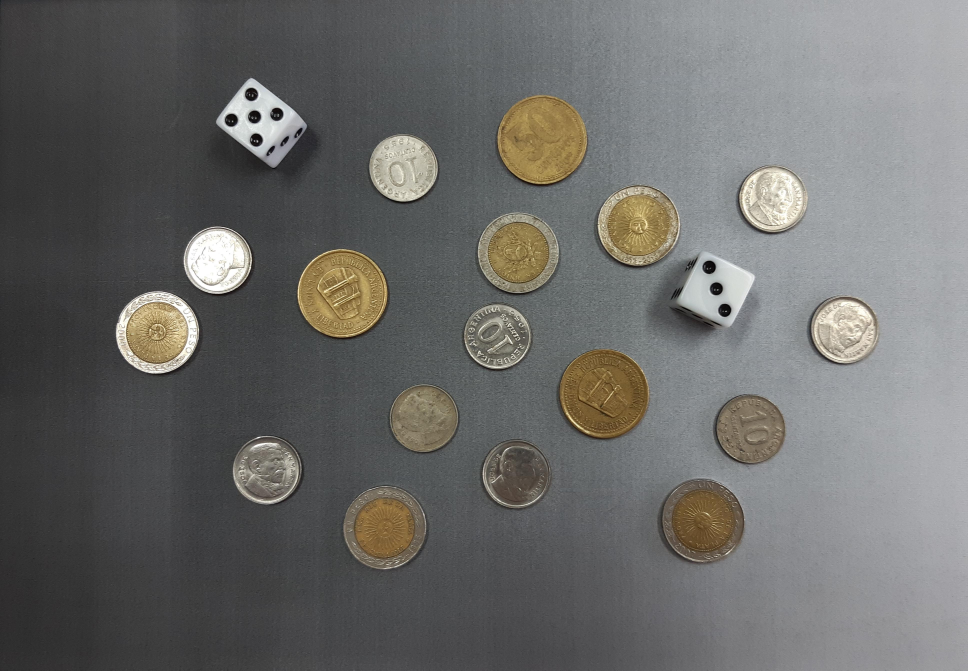
#> input picture monedas.jpg, 3871 x 2681 px (shown at 1/4 size)
$ python problema_1_monedas.py   (older library calls are emulated)
#> lines starting #> are read from the running program, lines starting #| are printed output that depends on the picture; after the words box and inside, x2 and y2 are one past the last pixel; in counts of white or black regions, pixels touching at a corner belong together
import cv2
import numpy as np
import matplotlib.pyplot as plt


# Cargar la imagen
img = cv2.imread("monedas.jpg")
#> img is the input picture: shape (2681, 3871, 3); mean B, G, R 105.5, 107.4, 107.5

# Verificar que se haya cargado correctamente
if img is None:
    print("Error: no se pudo cargar la imagen.")
else:
    print("Imagen cargada correctamente.")
    print("Dimensiones:", img.shape)
#| Dimensiones: (2681, 3871, 3)


# Convertir de BGR a RGB
img_rgb = cv2.cvtColor(img, cv2.COLOR_BGR2RGB)

# Mostrar imagen original
plt.figure(figsize=(10, 6))
plt.imshow(img_rgb)
plt.title("Imagen original")
plt.axis("off")
plt.show()


# Convertir a escala de grises
img_gris = cv2.cvtColor(img, cv2.COLOR_BGR2GRAY)

# Mostrar resultado
plt.figure(figsize=(10, 6))
plt.imshow(img_gris, cmap="gray")
plt.title("Imagen en escala de grises")
plt.axis("off")
plt.show()


# Niveles de intensidad de la imagen en escala de grises
plt.figure(figsize=(10, 5))
plt.hist(img_gris.ravel(), bins=256, range=(0, 256))

plt.title("Histograma de la imagen en escala de grises")
plt.xlabel("Nivel de intensidad")
plt.ylabel("Cantidad de píxeles")
plt.show()

# --- Paso 1: reducir, suavizar y calcular gradiente --------------------

# Reducción de escala (2.1). INTER_AREA promedia píxeles y elimina el grano.
escala = 0.25
img_ch = cv2.resize(img_gris, None, fx=escala, fy=escala, interpolation=cv2.INTER_AREA)
print("Tamaño reducido:", img_ch.shape)
#| Tamaño reducido: (670, 968)

# Suavizado leve (2.4)
img_suave = cv2.GaussianBlur(img_ch, (5, 5), 0)

# Gradiente con Sobel (3.2): derivadas en x e y y magnitud
gx = cv2.Sobel(img_suave, cv2.CV_64F, 1, 0, ksize=3)
gy = cv2.Sobel(img_suave, cv2.CV_64F, 0, 1, ksize=3)
magnitud = np.sqrt(gx**2 + gy**2)

# Normalizo a 0-255 para visualizar
magnitud_u8 = cv2.normalize(magnitud, None, 0, 255, cv2.NORM_MINMAX).astype(np.uint8)

plt.figure(figsize=(15, 5))

ax1 = plt.subplot(131)
plt.imshow(img_suave, cmap="gray")
plt.title("Reducida y suavizada")
plt.axis("off")

plt.subplot(132, sharex=ax1, sharey=ax1)
plt.imshow(magnitud_u8, cmap="gray")
plt.title("Magnitud del gradiente")
plt.axis("off")

plt.subplot(133)
plt.hist(magnitud.ravel(), bins=256)
plt.yscale("log")
plt.title("Histograma de la magnitud (escala log)")
plt.xlabel("Magnitud")

plt.tight_layout()
plt.show()


# --- Paso 2: umbralar la magnitud del gradiente ------------------------

# Referencia: Otsu sobre el gradiente
T_otsu, bordes_otsu = cv2.threshold(magnitud_u8, 0, 255, cv2.THRESH_BINARY + cv2.THRESH_OTSU)
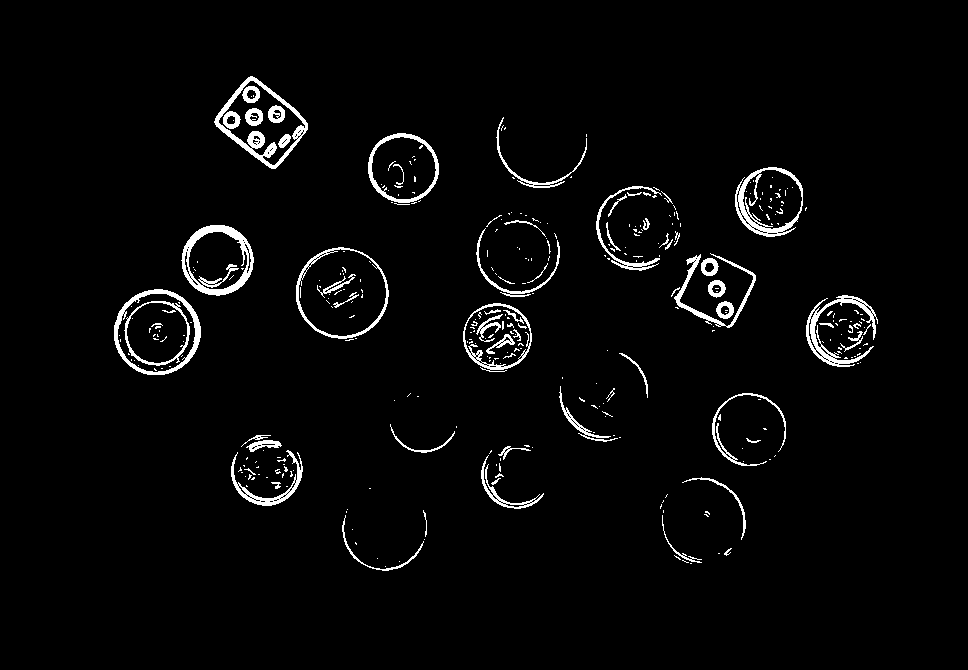
#> bordes_otsu: shape (670, 968); 3% white; 347 white regions (279 under 20 px), largest, box (x1, y1, x2, y2) and area: (181, 225, 254, 296) 1586, (214, 76, 308, 169) 1504, (806, 295, 878, 367) 1205
#> T_otsu = 47
print("Umbral Otsu sobre el gradiente:", T_otsu)
#| Umbral Otsu sobre el gradiente: 47.0

# Percentiles para tener una idea de la escala de valores
for p in (50, 90, 95, 99):
    print(f"Percentil {p}: {np.percentile(magnitud_u8, p):.1f}")
#> this loop made 4 passes
#| Percentil 50: 2.0
#| Percentil 90: 14.0
#| Percentil 95: 31.0
#| Percentil 99: 97.0

# Tres umbrales fijos bajos
umbrales = [10, 20, 30]
plt.figure(figsize=(15, 9))

ax1 = plt.subplot(221)
plt.imshow(bordes_otsu, cmap="gray")
plt.title(f"Otsu T={T_otsu:.0f}")
plt.axis("off")

for idx, T in enumerate(umbrales):
    _, bordes_T = cv2.threshold(magnitud_u8, T, 255, cv2.THRESH_BINARY)
    plt.subplot(2, 2, idx + 2, sharex=ax1, sharey=ax1)
    plt.imshow(bordes_T, cmap="gray")
    plt.title(f"Umbral fijo T={T}")
    plt.axis("off")

plt.tight_layout()
plt.show()


# --- Paso 3: limpiar bordes y obtener la máscara inicial ----------------

# Funciones que usan los pasos 3 y 4
def rellenar_huecos(mascara):
    # Borde de 1 px: garantiza que la esquina (0,0) sea fondo exterior
    m = cv2.copyMakeBorder(mascara, 1, 1, 1, 1, cv2.BORDER_CONSTANT, value=0)

    # Fondo y huecos = 1; componentes conectadas con conectividad 4 (como en contar_huecos)
    fondo = np.uint8(m == 0)
    n, lab, _, _ = cv2.connectedComponentsWithStats(fondo, connectivity=4)

    # Lo que NO es fondo exterior (objeto + huecos) queda en 255
    exterior = lab[0, 0]
    relleno = np.uint8(lab != exterior) * 255
    return relleno[1:-1, 1:-1]


def cerrar_y_rellenar(bordes, k):
    kernel = cv2.getStructuringElement(cv2.MORPH_ELLIPSE, (k, k))
    cerrado = cv2.dilate(bordes, kernel)
    relleno = rellenar_huecos(cerrado)
    return cv2.erode(relleno, kernel)


# Bordes con el umbral elegido
_, bordes = cv2.threshold(magnitud_u8, 20, 255, cv2.THRESH_BINARY)

# Elimino ruido suelto por área de componente conectada (3.3)
n, labels, stats, _ = cv2.connectedComponentsWithStats(bordes, connectivity=8)
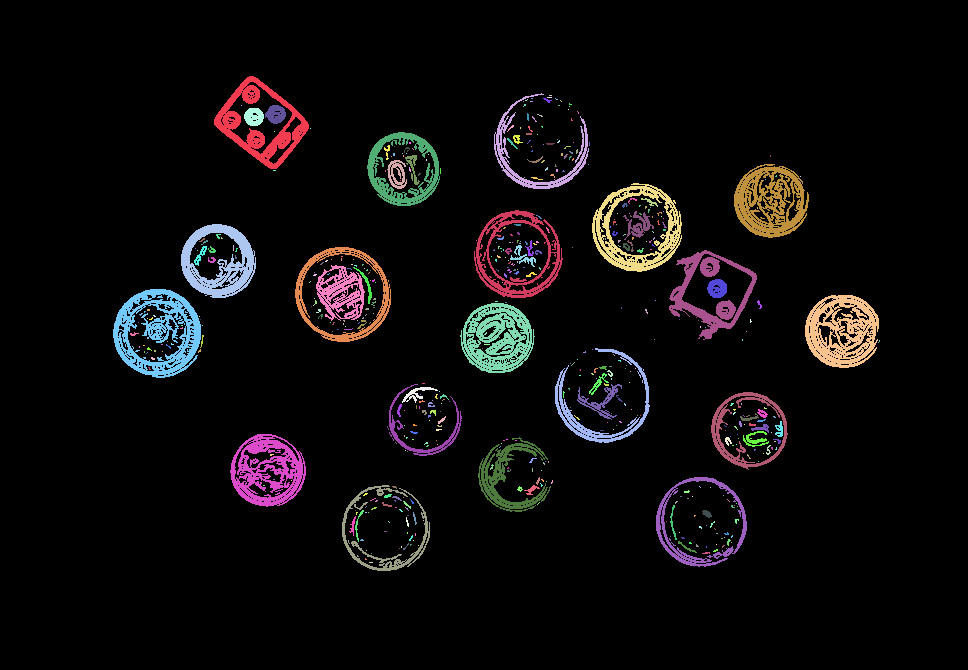
#> labels: shape (670, 968) int32; 518 distinct labels, from 0 to 517; one colour per label, 0 black
#> n = 518; stats = 518 rows, first 6: [0, 0, 968, 670, 600406], [214, 76, 95, 93, 2779], [494, 93, 95, 96, 1330], [549, 95, 3, 1, 3], [547, 97, 5, 1, 5], [525, 99, 3, 2, 3]
bordes_limpios = np.zeros_like(bordes)
#> bordes_limpios: shape (670, 968); every value is 0
for i in range(1, n):
    if stats[i, cv2.CC_STAT_AREA] >= 50:      # umbral a ajustar
        bordes_limpios[labels == i] = 255
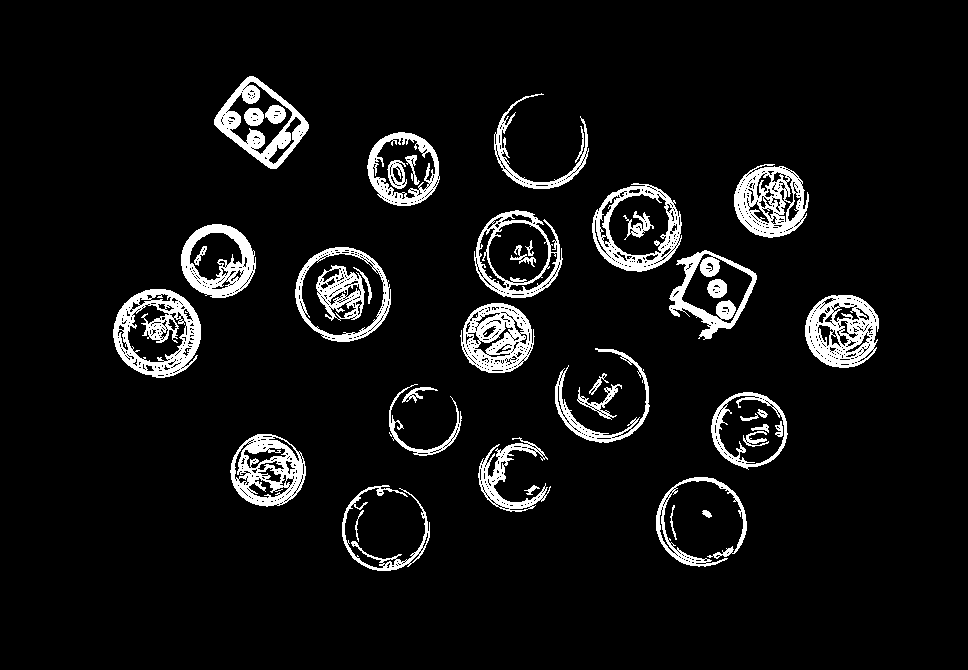
#> bordes_limpios: shape (670, 968); 7% white; 42 white regions, largest, box (x1, y1, x2, y2) and area: (113, 289, 201, 378) 3733, (805, 295, 879, 368) 3191, (734, 164, 809, 238) 3071
print("Componentes antes de limpiar:", n - 1)
#| Componentes antes de limpiar: 517

# Máscara inicial con dos kernels, para comparar
mascara_7 = cerrar_y_rellenar(bordes_limpios, 7)
#> in rellenar_huecos, `n, lab, _, _ = cv2.connectedComponentsWithStats(fondo, connectivity=4)`:
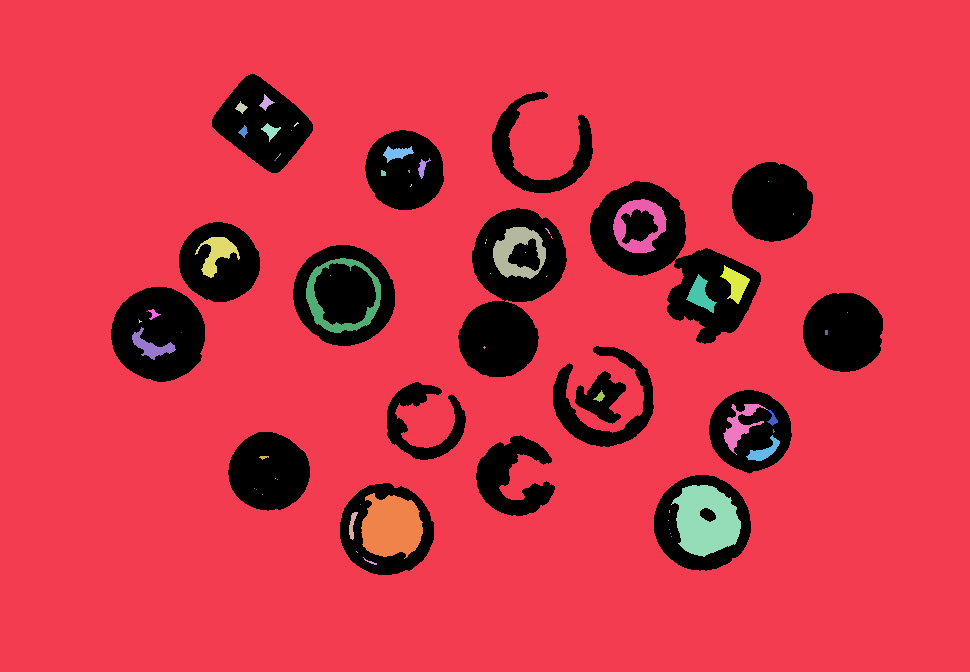
#> lab: shape (672, 970) int32; 77 distinct labels, from 0 to 76; one colour per label, 0 black
#> in rellenar_huecos, `n, lab, _, _ = cv2.connectedComponentsWithStats(fondo, connectivity=4)`: n = 77
#> in rellenar_huecos, `exterior = lab[0, 0]`: exterior = 1
mascara_11 = cerrar_y_rellenar(bordes_limpios, 11)
#> in rellenar_huecos (call 2), `n, lab, _, _ = cv2.connectedComponentsWithStats(fondo, connectivity=4)`:
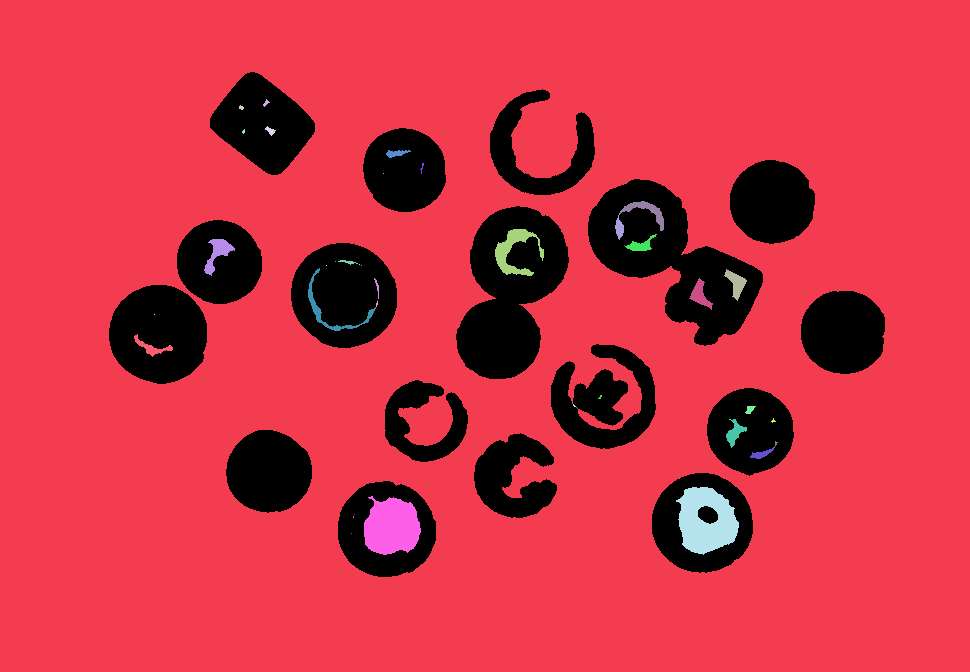
#> lab: shape (672, 970) int32; 43 distinct labels, from 0 to 42; one colour per label, 0 black
#> in rellenar_huecos (call 2), `n, lab, _, _ = cv2.connectedComponentsWithStats(fondo, connectivity=4)`: n = 43

n_7, _, _, _ = cv2.connectedComponentsWithStats(mascara_7, connectivity=8)
#> n_7 = 21
n_11, _, _, _ = cv2.connectedComponentsWithStats(mascara_11, connectivity=8)
#> n_11 = 19
print("Kernel 7:", n_7 - 1, "componentes")
#| Kernel 7: 20 componentes
print("Kernel 11:", n_11 - 1, "componentes")
#| Kernel 11: 18 componentes

plt.figure(figsize=(15, 5))

ax1 = plt.subplot(131)
plt.imshow(bordes_limpios, cmap="gray")
plt.title("Bordes limpios (T=20)")
plt.axis("off")

plt.subplot(132, sharex=ax1, sharey=ax1)
plt.imshow(mascara_7, cmap="gray")
plt.title("Relleno kernel 7 (el elegido)")
plt.axis("off")

plt.subplot(133, sharex=ax1, sharey=ax1)
plt.imshow(mascara_11, cmap="gray")
plt.title("Relleno kernel 11 (se pegan objetos)")
plt.axis("off")

plt.tight_layout()
plt.show()

# --- Paso 4: completar cada objeto (clausura por componente + relleno) ---

def completar_objeto(comp, k):
    """comp: recorte 0/255 de UN solo objeto. Devuelve el mismo tamaño."""
    p = k
    comp_p = cv2.copyMakeBorder(comp, p, p, p, p, cv2.BORDER_CONSTANT, value=0)
    kernel = cv2.getStructuringElement(cv2.MORPH_ELLIPSE, (k, k))
    cerrado = cv2.morphologyEx(comp_p, cv2.MORPH_CLOSE, kernel)
    lleno = rellenar_huecos(cerrado)
    return lleno[p:-p, p:-p]


# Componentes de la máscara inicial (kernel 7)
n, labels, stats, cents = cv2.connectedComponentsWithStats(mascara_7, connectivity=8)
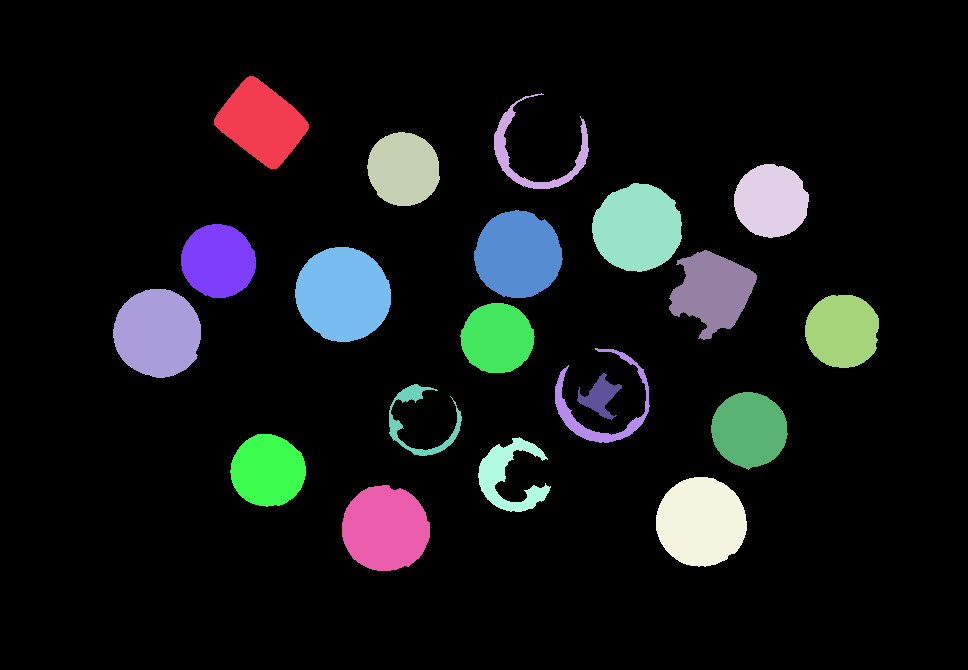
#> labels: shape (670, 968) int32; 21 distinct labels, from 0 to 20; one colour per label, 0 black
#> n = 21; stats = 21 rows, first 6: [0, 0, 968, 670, 563209], [214, 76, 95, 93, 5109], [494, 93, 95, 96, 1655], [367, 132, 73, 74, 4228], [734, 164, 75, 74, 4302], [592, 183, 90, 89, 6159]; cents = 21 rows, first 8: [481.9, 335.7], [261.3, 122.3], [534, 153.4], [403.2, 168.7], [770.7, 200.6], [637.1, 227.6], [517.6, 254.3], [217.9, 260.6]
print("Componentes en mascara_7:", n - 1)
#| Componentes en mascara_7: 20
#> (the rest of the program and of its run is left out)
